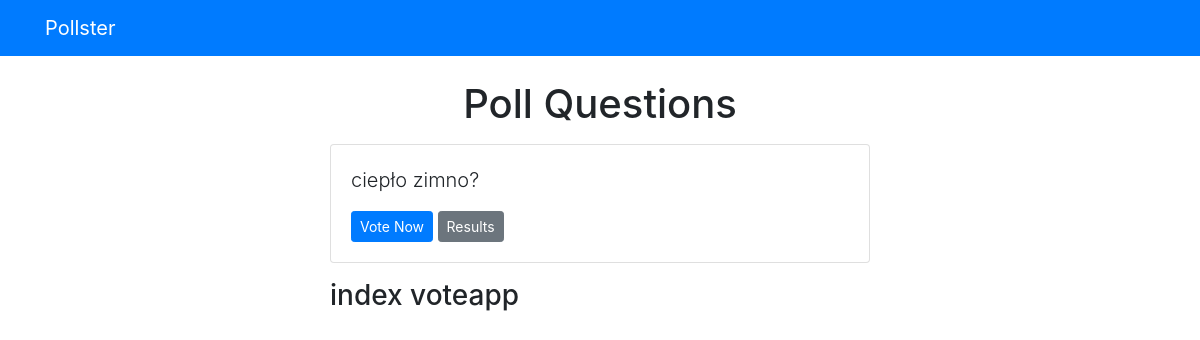
The page /charts on the database as committed earlier.
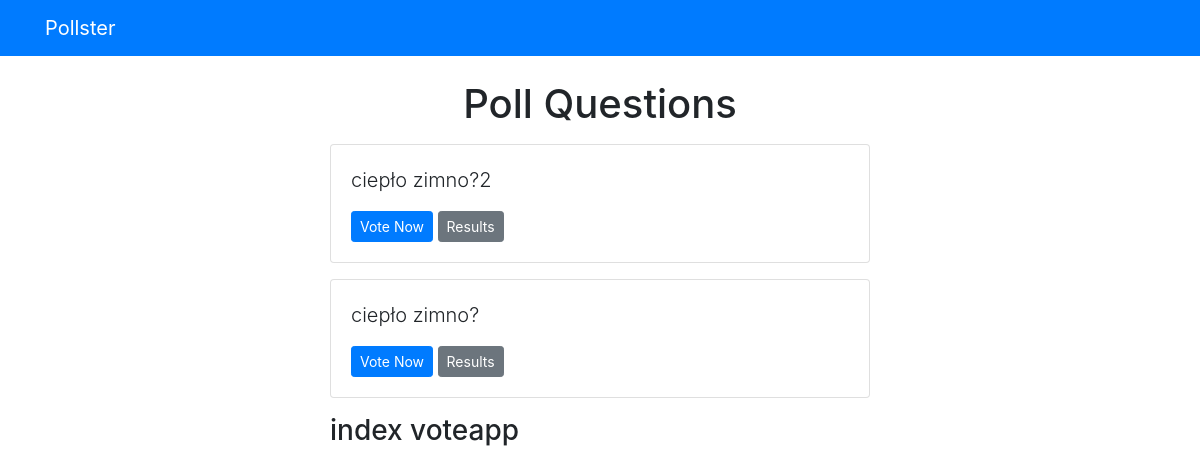
The same page on the database as committed later.
### VoteApp/models.py (models this page shows, shortened)
class Question(models.Model):
	question = models.CharField(max_length=200)
	pub_date = models.DateTimeField('date published')

### VoteApp/views.py (the view)
# urls.py: path('charts', views.index, name='index'),
def index(request):
    latest_questions = Question.objects.order_by('-pub_date')[:5]
    context = {'latest_questions': latest_questions}
    return render(request, 'VoteApp/index.html', context)

### templates/VoteApp/index.html
{% extends 'base.html' %}
{% block content %}
	<h1 class="text-center mb-3">Poll Questions</h1>
  {% if latest_questions %}
    {% for question in latest_questions %}
      <div class="card mb-3">
        <div class="card-body">
          <p class="lead">{{ question.question }}</p>
          <a href="{% url 'VoteApp:detail' question.id %}" class="btn btn-primary btn-sm">Vote Now</a>
          <a href="{% url 'VoteApp:results' question.id %}" class="btn btn-secondary btn-sm">Results</a>
        </div>
      </div>
    {% endfor %}
  {% else %}
    <p>No polls available</p>
  {% endif %}
	<h3>index voteapp</h3>
{% endblock content %}

### templates/base.html (shortened to what this page needs)
<!DOCTYPE html>
<html lang="en">
  <head>
    <link
      rel="stylesheet"
      href="https://stackpath.bootstrapcdn.com/bootstrap/4.3.1/css/bootstrap.min.css"
    />
  </head>
  <body>
    {% include 'parts/_navbar.html' %}
    <div class="container">
      <div class="row">
        <div class="col-md-6 m-auto">
          {% block content %}{% endblock %}
        </div>
      </div>
    </div>
  </body>
</html>

### templates/parts/_navbar.html
<nav class="navbar navbar-dark bg-primary mb-4">
	<div class="container">
		<a class="navbar-brand" href="/">Pollster</a>
	</div>
</nav>

Rows that differ between the two databases and show on the page:
added Question: question "ciepło zimno?2"
